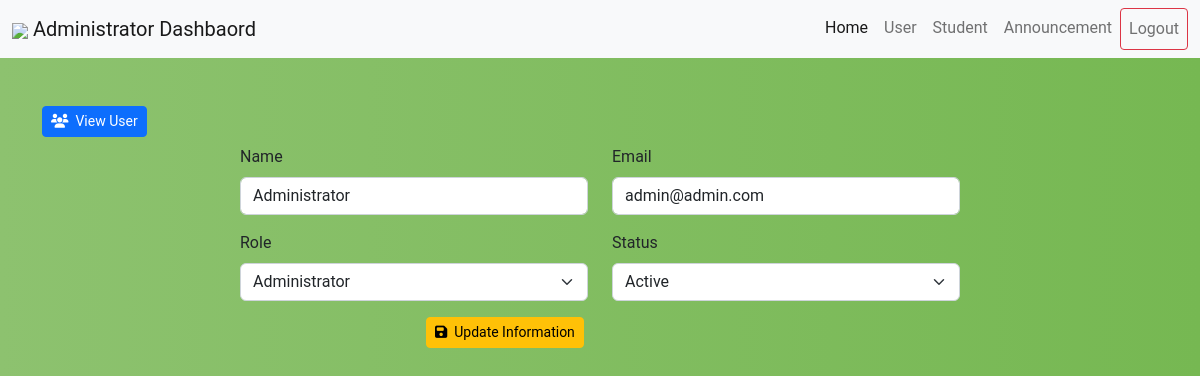
Screenshot of /edit_user?id=2 (signed in) with the database file from the repository.
### tables this page shows
CREATE TABLE `user` (
  `ID` int(11) NOT NULL,
  `USERID` varchar(255) NOT NULL,
  `NAME` varchar(255) NOT NULL,
  `EMAIL` varchar(250) NOT NULL,
  `ROLE` varchar(255) NOT NULL,
  `STATUS` varchar(255) NOT NULL,
  `PASSWORD` varchar(255) NOT NULL
);

### edit_user.php (the view, shortened to what this page needs)
<?php
include 'partials/adminhead.php';
$id = $_GET['id'];
$sql = "SELECT * FROM user WHERE ID = '$id'";
$result = mysqli_query($conn, $sql);
$row = mysqli_fetch_assoc($result);
$name = $row['NAME'];
$role = $row['ROLE'];
$Email = $row['EMAIL'];
$status = $row['STATUS'];
?>
<div class="container mt-5">
    <a href="user" class="btn btn-primary mb-2 btn-sm"><i class="fa-solid fa-users"></i>&nbsp;&nbsp;View User</a>
    <div class="container">
        <form action="controllers/control" method="post">
           <div class="row">
           <div class="col-lg-2"></div>
            <div class="col-lg-4">
                <div class="mb-3">
                    <label for="name" class="form-label">Name</label>
                    <input type="text" name="name" id="name" value="<?php echo $name?>" class="form-control" required>
                </div>
                <div class="mb-3">
                    <label for="role" class="form-label">Role</label>
                    <select name="role" id="role" class="form-select">
                        <option value="ADMINISTRATOR" <?php if($role == 'ADMINISTRATOR'){ echo 'selected';}?>>Administrator</option>
                    </select>
                </div>
            </div>
            <div class="col-lg-4">
                <div class="mb-3">
                    <label for="Email" class="form-label">Email</label>
                    <input type="text" name="Email" value="<?php echo $Email?>" id="Email" class="form-control">
                </div>
                <div class="mb-3">
                    <label for="status" class="form-label">Status</label>
                    <select name="status" id="status" class="form-select">
                        <option value="ACTIVE" <?php if($status == 'ACTIVE'){ echo 'selected';}?>>Active</option>
                    </select>
                </div>
            </div>
            <div class="col-lg-2">
            </div>
           </div>
           <div class="row">
            <div class="col-lg-4"></div>
            <div class="col-lg-4">
            <button type="submit" name="saveupdate" class="btn btn-sm btn-warning"><i class="fa-solid fa-floppy-disk"></i>&nbsp;&nbsp;Update Information</button>
            </div>
            <div class="col-lg-4"></div>
           </div>
        </form>
    </div>
</div>
<?php
include 'partials/adminfoot.php';
?>

### partials/adminhead.php (style rules this page uses)
body { background: #76b852; background: -webkit-linear-gradient(right, #76b852, #8DC26F); background: -moz-linear-gradient(right, #76b852, #8DC26F); background: -o-linear-gradient(right, #76b852, #8DC26F); background: linear-gradient(to left, #76b852, #8DC26F); font-family: "Roboto", sans-serif; -webkit-font-smoothing: antialiased; -moz-osx-font-smoothing: grayscale; }

### rows the page displays
user: name "Administrator", role "Administrator", Email "admin@admin.com", status "Active"
